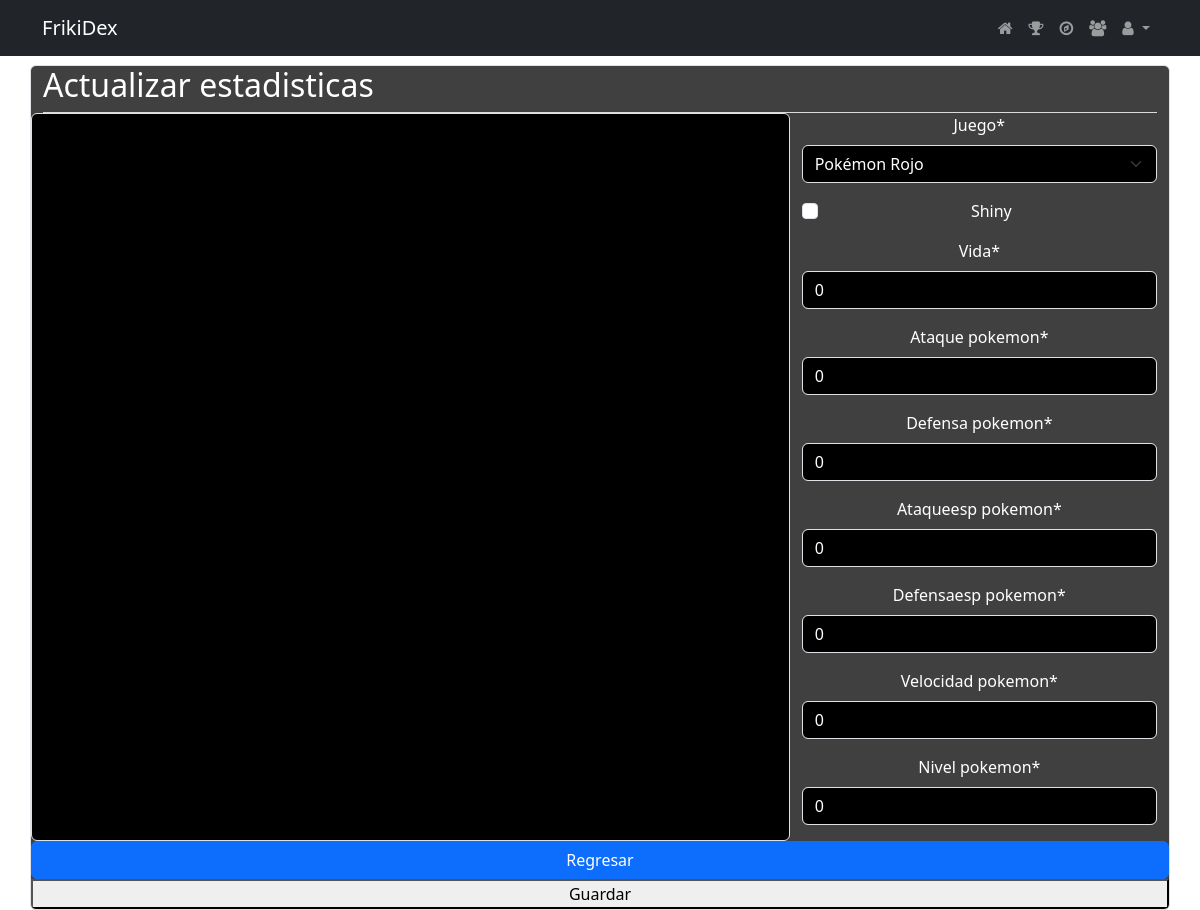
The app's page /capturas/editar/1 (signed in), older data.
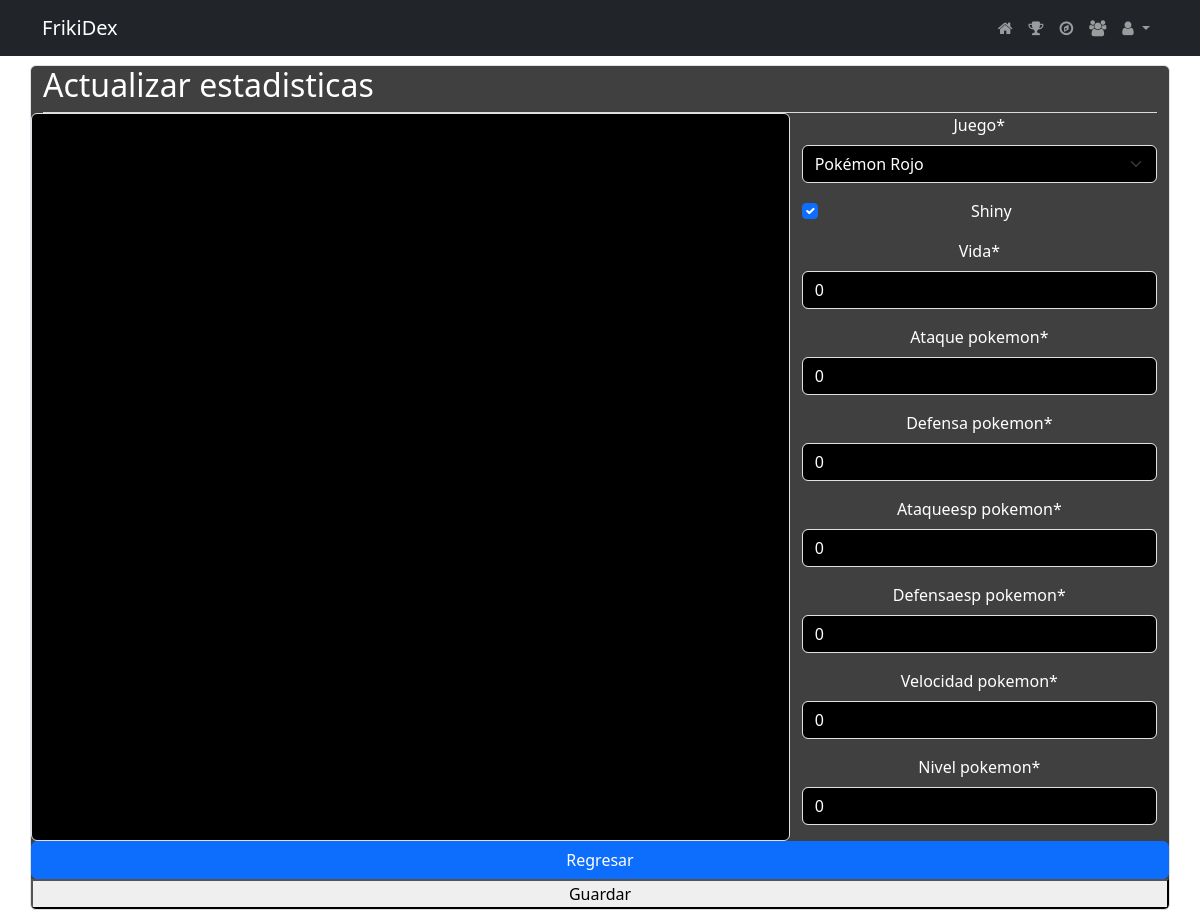
The same page, newer data.
### capturas/models.py (models this page shows, shortened)
class Captura(models.Model):
	numero_pokemon=models.IntegerField(verbose_name='Número',default=0)
	nombre_pokemon=models.CharField(verbose_name='Nombre',max_length=250)
	vida_pokemon=models.IntegerField(verbose_name='Vida',default=0)
	ataque_pokemon=models.IntegerField(default=0)
	defensa_pokemon=models.IntegerField(default=0)
	ataqueesp_pokemon=models.IntegerField(default=0)
	defensaesp_pokemon=models.IntegerField(default=0)
	velocidad_pokemon=models.IntegerField(default=0)
	nivel_pokemon=models.IntegerField(default=0)
	url_pokemon=models.CharField(max_length=250, default='')
	comentarios=models.TextField(null=True)
	shiny=models.BooleanField(default=False)
	user=models.ForeignKey(User, on_delete=models.CASCADE)
	juego=models.ForeignKey(Juego, on_delete=models.CASCADE)
	created_date=models.DateTimeField(default=timezone.now)
	class Meta:
		verbose_name_plural='Capturas'

### capturas/views.py (the view, shortened to what this page needs)
# urls.py: path("editar/<int:id>", views.editarCaptura, name="editarcaptura"),
@login_required(login_url='account_login')
def editarCaptura(request, id):
    if request.method=="GET":
        if id>0:
            captura=Captura.objects.get(id=id)
            form=CapturaForm(instance=captura)
        else:
            form=CapturaForm()
    return render(request,'captura.editar.html',{'id':id,'form':form})

### capturas/forms.py
class CapturaForm(forms.ModelForm):
	class Meta:
		model=Captura
		fields = ('numero_pokemon',
	    'nombre_pokemon',
	    'url_pokemon',
	    'juego',
	    'shiny',
	    'vida_pokemon',
        'ataque_pokemon',
        'defensa_pokemon',
        'ataqueesp_pokemon',
        'defensaesp_pokemon',
        'velocidad_pokemon',
        'nivel_pokemon')
		widgets = {
			'numero_pokemon':forms.HiddenInput(attrs={'id':'numero'}),
			'nombre_pokemon':forms.HiddenInput(attrs={'id':'nombre'}),
			'url_pokemon':forms.HiddenInput(attrs={'id':'url'})
		}

### capturas/models.py (called while the page is built)
	def __str__(self):
		return self.titulo

### capturas/templates/captura.editar.html (shortened to what this page needs)
{% extends 'base.html' %}
{% load crispy_forms_tags %}
{% block content %}
<div class="row justify-content-center">
    <div class="col-md-12 formulario">
        <div style="display: flex;border-bottom: 1px solid #dcdcde;">
            {% if id == 0 %}
            <h2>Registrar nueva captura</h2>
            {% else %}
            <h2>Actualizar estadisticas</h2>
            {% endif %}
        </div>
        <form method="POST">
            <div class="row">
                <div class="col-md-8" style="border:solid 1px var(--bs-border-color);border-radius: 0.375rem;height:auto;background-color: black;display:flex;">
                </div>
                <div class="col-md-4">
                    {{form | crispy}}
                </div>
            </div>
            <div class="row">
                <a class="btn btn-primary" href="capturas">Regresar</a>
                <button>Guardar</button>
            </div>
        </form>
    </div>
</div>
{% endblock %}

### templates/base.html (shortened to what this page needs)
{% load static %}
<!doctype html>
<html lang="es">
  <head>
    <link href="https://cdn.jsdelivr.net/npm/bootstrap@5.3.0-alpha1/dist/css/bootstrap.min.css" rel="stylesheet">
    <link href=”https://cdn.jsdelivr.net/npm/bootstrap-icons@1.5.0/font/bootstrap-icons.css” rel=”stylesheet” />
    <link rel="stylesheet" href="https://stackpath.bootstrapcdn.com/font-awesome/4.7.0/css/font-awesome.min.css">
  </head>
  <body style="background: url('https://www.solofondos.com/wp-content/uploads/2016/06/wallpaper-pokemon-25.png') no-repeat center center fixed;-webkit-background-size: cover;-moz-background-size: cover;-o-background-size: cover;background-size: cover;">
    <nav class="navbar fixed-top  navbar-expand-lg navbar-dark bg-dark" data-bs-theme="dark">
      <div class="container">
        <a class="navbar-brand" href="#">FrikiDex</a>
        <div class="collapse navbar-collapse" id="navbarNavDropdown">
          <ul class="navbar-nav ms-auto">
            {% if user.is_authenticated %}
            <li class="nav-item">
              <a class="nav-link" href="/"><i class="fa fa-home"></i></a>
            </li>
            <li class="nav-item">
              <a class="nav-link" href="logros/"><i class="fa fa-trophy"></i></a>
            </li>
            <li class="nav-item">
              <a class="nav-link" href="capturas/"><i class="fa fa-compass"></i></a>
            </li>
            <li class="nav-item">
              <a class="nav-link" href="/"><i class="fa fa-users"></i></a>
            </li>
            <li class="nav-item dropdown">
              <a class="nav-link dropdown-toggle" href="#" role="button" data-bs-toggle="dropdown" aria-expanded="false">
                <i class="fa fa-user"></i>
              </a>
            </li>
            {% endif %}
          </ul>
        </div>
      </div>
    </nav>
    <div class="container" align="center">
      {% block content %}{% endblock %}
    </div>
  </body>
</html>

### templates/base.html (style rules this page uses)
.formulario { border: solid 1px var(--bs-border-color); border-radius: 0.375rem; color:white; background: rgba(0,0,0,0.75); margin-top: 65px; min-height: 90vh; overflow-y: scroll; }
.form-control,.form-select { color:white !important; background-color: black !important; }
::placeholder { color: gray !important; }

Row changes from the older to the newer data that the page shows:
changed Captura "Pokémon Rojo": shiny "☐" → "☑"
